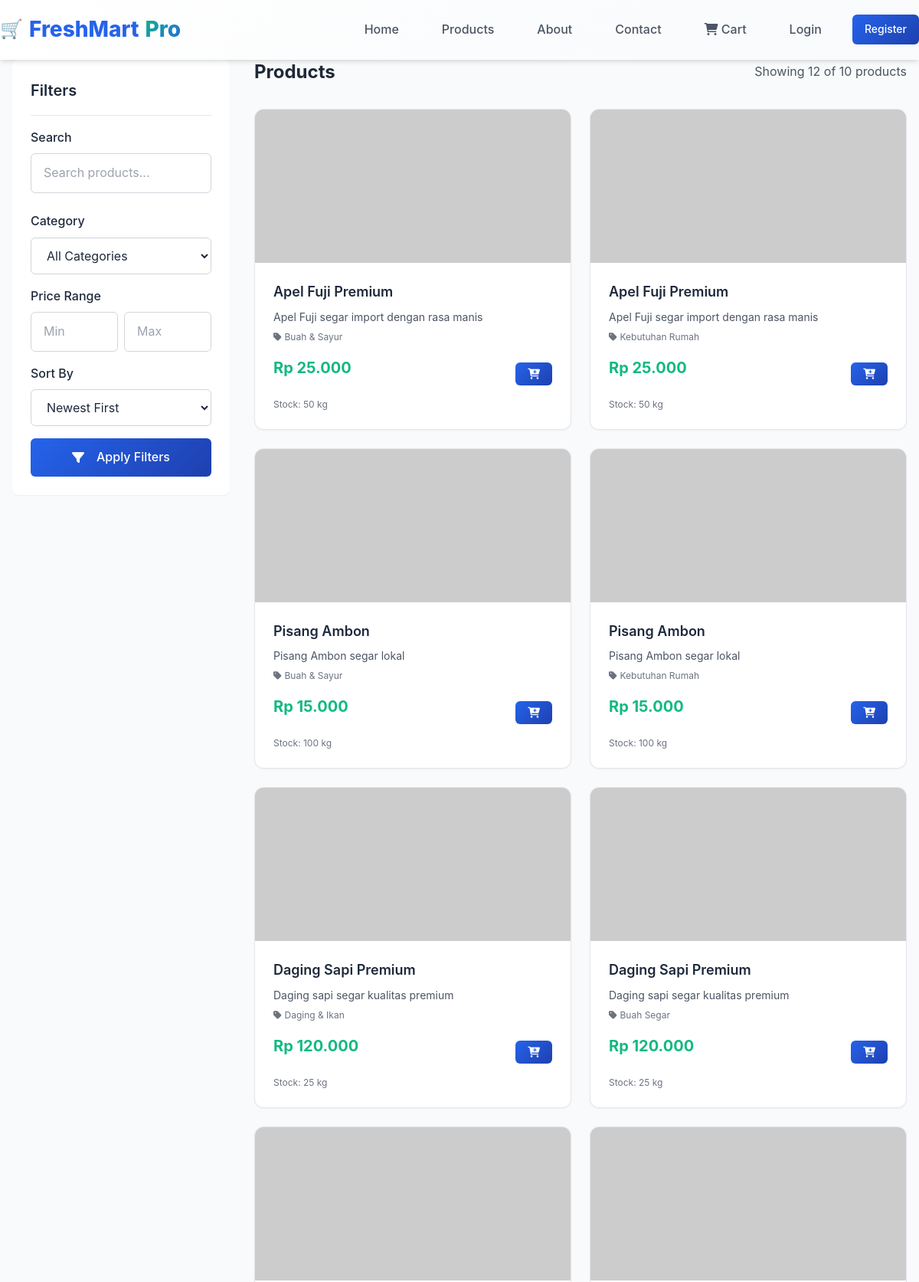
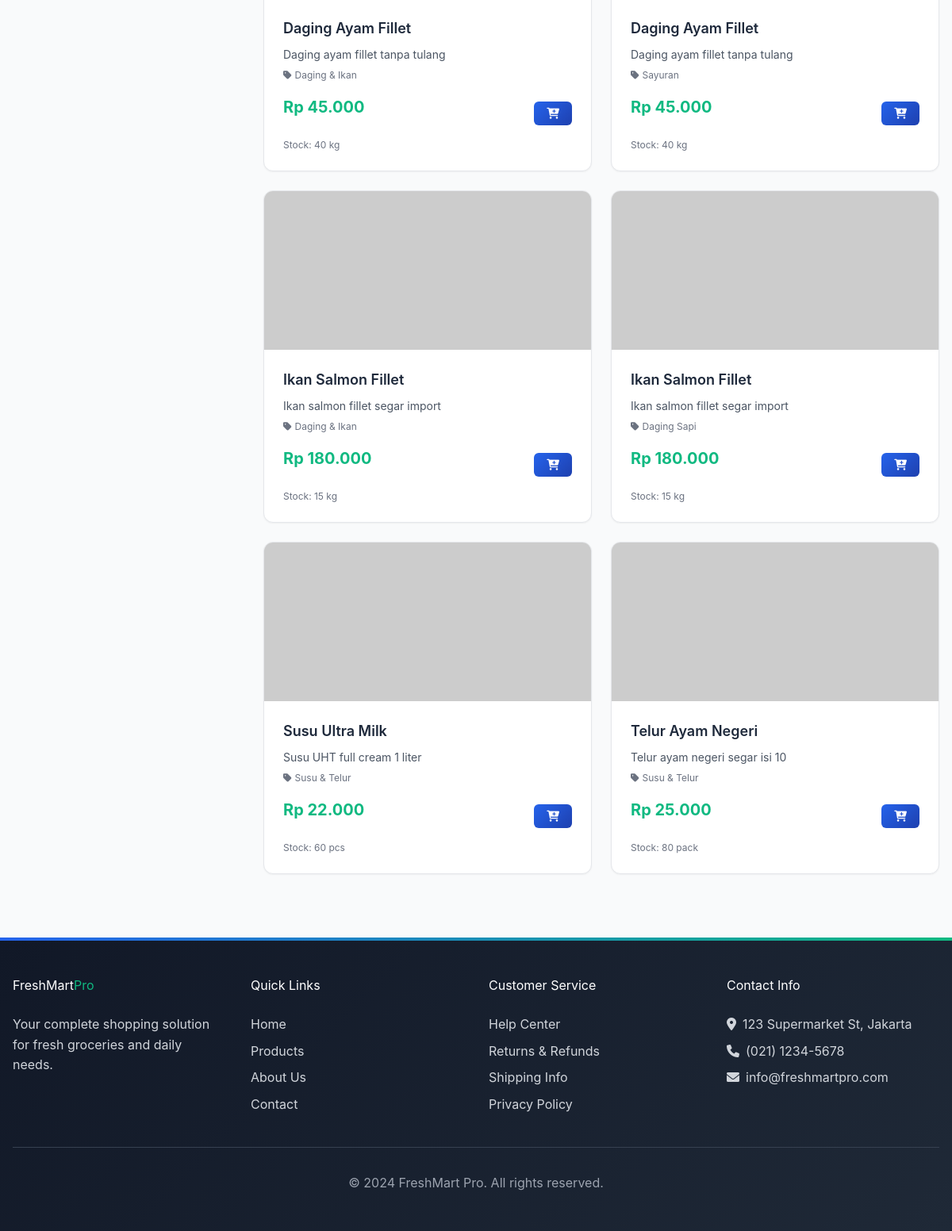
Screenshot of /freshmart/products.php with the database file from the repository (2 pictures, top to bottom).
### tables this page shows
CREATE TABLE `products` (
  `id` int(11) NOT NULL,
  `category_id` int(11) DEFAULT NULL,
  `supplier_id` int(11) DEFAULT NULL,
  `sku` varchar(50) NOT NULL,
  `barcode` varchar(50) DEFAULT NULL,
  `nama_produk` varchar(255) NOT NULL,
  `slug` varchar(300) NOT NULL,
  `deskripsi_pendek` varchar(255) DEFAULT NULL,
  `deskripsi_lengkap` text DEFAULT NULL,
  `harga_beli` decimal(12,2) NOT NULL,
  `harga_jual` decimal(12,2) NOT NULL,
  `stok` int(11) DEFAULT 0,
  `minimum_stok` int(11) DEFAULT 5,
  `satuan` varchar(20) DEFAULT 'pcs',
  `berat` decimal(8,2) DEFAULT 0.00,
  `is_featured` tinyint(1) DEFAULT 0,
  `is_available_online` tinyint(1) DEFAULT 1,
  `foto_utama` varchar(255) DEFAULT NULL,
  `status` enum('active','inactive','discontinued') DEFAULT 'active',
  `views` int(11) DEFAULT 0,
  `sales_count` int(11) DEFAULT 0,
  `rating_average` decimal(2,1) DEFAULT 0.0,
  `created_at` timestamp NOT NULL DEFAULT current_timestamp(),
  `updated_at` timestamp NOT NULL DEFAULT current_timestamp() ON UPDATE current_timestamp(),
  `deleted_at` timestamp NULL DEFAULT NULL
);

### freshmart/includes/functions.php (called while the page is built, shortened)
<?php
function formatRupiah($number) {
    return 'Rp ' . number_format($number, 0, ',', '.');
}
?>

### freshmart/products.php (the view, shortened to what this page needs)
<?php
require_once 'includes/functions.php';
$db = new Database();
$connection = $db->getConnection();
$search = $_GET['search'] ?? '';
$min_price = $_GET['min_price'] ?? '';
$max_price = $_GET['max_price'] ?? '';
$sort = $_GET['sort'] ?? 'newest';
$query = "SELECT DISTINCT p.*, c.nama_kategori
          FROM products p
          LEFT JOIN product_categories pc ON p.id = pc.product_id
          LEFT JOIN categories c ON pc.category_id = c.id
          WHERE p.status = 'active' AND p.is_available_online = 1";
$params = [];
switch($sort) {
    default:
        $query .= " ORDER BY p.created_at DESC";
}
$page = $_GET['page'] ?? 1;
$limit = 12;
$offset = ($page - 1) * $limit;
$query .= " LIMIT $limit OFFSET $offset";
try {
    $stmt = $connection->prepare($query);
    $stmt->execute($params);
    $products = $stmt->fetchAll(PDO::FETCH_ASSOC);
} catch (PDOException $e) {
    error_log("Products query error: " . $e->getMessage());
    $products = [];
}
$count_query = "SELECT COUNT(*) as total FROM products p
                LEFT JOIN categories c ON p.category_id = c.id
                WHERE p.status = 'active' AND p.is_available_online = 1";
$count_params = [];
try {
    $count_stmt = $connection->prepare($count_query);
    $count_stmt->execute($count_params);
    $total_result = $count_stmt->fetch(PDO::FETCH_ASSOC);
    $total_products = $total_result ? $total_result['total'] : 0;
} catch (PDOException $e) {
    error_log("Count query error: " . $e->getMessage());
    $total_products = 0;
}
?>
<!DOCTYPE html>
<html lang="id">
<head>
    <link href="https://cdnjs.cloudflare.com/ajax/libs/font-awesome/6.0.0/css/all.min.css" rel="stylesheet">
    <link href="https://cdnjs.cloudflare.com/ajax/libs/tailwindcss/2.2.19/tailwind.min.css" rel="stylesheet">
    <link href="assets/css/style.css" rel="stylesheet">
</head>
<body class="bg-gray-50">
    <?php include 'includes/header.php'; ?>
    <div class="container py-8">
        <div class="flex flex-col lg:flex-row gap-8">
            <div class="lg:w-1/4">
                <div class="card">
                    <div class="card-header">
                        <h3 class="card-title">Filters</h3>
                    </div>
                    <form method="GET" class="space-y-4">
                        <div class="form-group">
                            <label class="form-label">Search</label>
                            <input type="text" name="search" value="<?php echo htmlspecialchars($search); ?>"
                                   class="form-input" placeholder="Search products...">
                        </div>
                        <div class="form-group">
                            <label class="form-label">Category</label>
                            <select name="category" class="form-select">
                                <option value="">All Categories</option>
                            </select>
                        </div>
                        <div class="form-group">
                            <label class="form-label">Price Range</label>
                            <div class="flex gap-2">
                                <input type="number" name="min_price" value="<?php echo $min_price; ?>"
                                       class="form-input" placeholder="Min" min="0">
                                <input type="number" name="max_price" value="<?php echo $max_price; ?>"
                                       class="form-input" placeholder="Max" min="0">
                            </div>
                        </div>
                        <div class="form-group">
                            <label class="form-label">Sort By</label>
                            <select name="sort" class="form-select">
                                <option value="newest" <?php echo $sort == 'newest' ? 'selected' : ''; ?>>Newest First</option>
                            </select>
                        </div>
                        <button type="submit" class="btn btn-primary w-full">
                            <i class="fas fa-filter mr-2"></i>Apply Filters
                        </button>
                    </form>
                </div>
            </div>
            <div class="lg:w-3/4">
                <div class="flex justify-between items-center mb-6">
                    <h1 class="text-2xl font-bold text-gray-800">
                        Products
                    </h1>
                    <p class="text-gray-600">Showing <?php echo count($products); ?> of <?php echo $total_products; ?> products</p>
                </div>
                <?php if(empty($products)): ?>
                    <div class="card text-center py-12">
                        <i class="fas fa-search text-6xl text-gray-300 mb-4"></i>
                        <h3 class="text-xl font-semibold text-gray-600 mb-2">No products found</h3>
                        <p class="text-gray-500 mb-4">Try adjusting your search or filter criteria</p>
                        <a href="products.php" class="btn btn-primary">Clear Filters</a>
                    </div>
                <?php else: ?>
                    <div class="products-grid">
                        <?php foreach($products as $product): ?>
                        <div class="product-card">
                            <img src="uploads/<?php echo $product['foto_utama'] ?: 'default-product.jpg'; ?>"
                                 alt="<?php echo $product['nama_produk']; ?>"
                                 class="product-image"
                                 onerror="this.src='https://via.placeholder.com/300x200?text=No+Image'">
                            <div class="product-info">
                                <h3 class="product-name"><?php echo $product['nama_produk']; ?></h3>
                                <p class="text-gray-600 text-sm mb-2"><?php echo $product['deskripsi_pendek']; ?></p>
                                <p class="text-gray-500 text-xs mb-3">
                                    <i class="fas fa-tag mr-1"></i><?php echo $product['nama_kategori']; ?>
                                </p>
                                <div class="product-actions">
                                    <span class="product-price"><?php echo formatRupiah($product['harga_jual']); ?></span>
                                    <?php if($product['stok'] > 0): ?>
                                        <button class="btn btn-primary btn-sm add-to-cart"
                                                data-product-id="<?php echo $product['id']; ?>"
                                                data-product-name="<?php echo $product['nama_produk']; ?>"
                                                data-product-price="<?php echo $product['harga_jual']; ?>">
                                            <i class="fas fa-cart-plus"></i>
                                        </button>
                                    <?php else: ?>
                                        <button class="btn btn-outline btn-sm" disabled>
                                            <i class="fas fa-times"></i>
                                        </button>
                                    <?php endif; ?>
                                </div>
                                <?php if($product['stok'] > 0): ?>
                                    <div class="text-xs text-gray-500 mt-2">
                                        Stock: <?php echo $product['stok']; ?> <?php echo $product['satuan']; ?>
                                    </div>
                                <?php endif; ?>
                            </div>
                        </div>
                        <?php endforeach; ?>
                    </div>
                <?php endif; ?>
            </div>
        </div>
    </div>
    <?php include 'includes/footer.php'; ?>
</body>
</html>

### rows the page displays
products: nama_produk "Apel Fuji Premium", deskripsi_pendek "Apel Fuji segar import dengan rasa manis", nama_kategori "Buah & Sayur", harga_jual "Rp 25.000", stok "50", satuan "kg", nama_kategori "Kebutuhan Rumah"
products: nama_produk "Pisang Ambon", deskripsi_pendek "Pisang Ambon segar lokal", nama_kategori "Buah & Sayur", harga_jual "Rp 15.000", stok "100", satuan "kg", nama_kategori "Kebutuhan Rumah"
products: nama_produk "Daging Sapi Premium", deskripsi_pendek "Daging sapi segar kualitas premium", nama_kategori "Daging & Ikan", harga_jual "Rp 120.000", stok "25", satuan "kg", nama_kategori "Buah Segar"
products: nama_produk "Daging Ayam Fillet", deskripsi_pendek "Daging ayam fillet tanpa tulang", nama_kategori "Daging & Ikan", harga_jual "Rp 45.000", stok "40", satuan "kg", nama_kategori "Sayuran"
products: nama_produk "Ikan Salmon Fillet", deskripsi_pendek "Ikan salmon fillet segar import", nama_kategori "Daging & Ikan", harga_jual "Rp 180.000", stok "15", satuan "kg", nama_kategori "Daging Sapi"
products: nama_produk "Susu Ultra Milk", deskripsi_pendek "Susu UHT full cream 1 liter", nama_kategori "Susu & Telur", harga_jual "Rp 22.000", stok "60", satuan "pcs"
products: nama_produk "Telur Ayam Negeri", deskripsi_pendek "Telur ayam negeri segar isi 10", nama_kategori "Susu & Telur", harga_jual "Rp 25.000", stok "80", satuan "pack"

### other values shown
count($products) "12"
$total_products "10"
